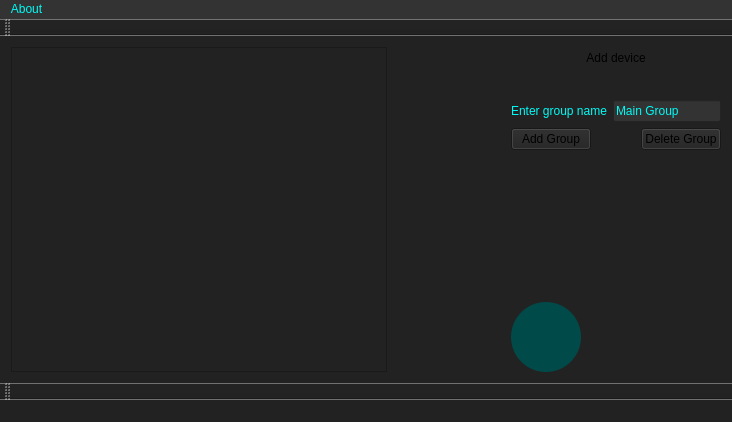
<?xml version="1.0" encoding="UTF-8"?>
<ui version="4.0">
 <class>MainWindow</class>
 <widget class="QMainWindow" name="MainWindow">
  <property name="geometry">
   <rect>
    <x>0</x>
    <y>0</y>
    <width>732</width>
    <height>422</height>
   </rect>
  </property>
  <property name="windowTitle">
   <string>J.A.R.V.I.S.</string>
  </property>
  <property name="styleSheet">
   <string notr="true">background-color: #222;</string>
  </property>
  <widget class="QWidget" name="centralWidget">
   <layout class="QGridLayout" name="gridLayout_2">
    <item row="0" column="5">
     <widget class="QPushButton" name="microphoneButton">
      <property name="maximumSize">
       <size>
        <width>100</width>
        <height>100</height>
       </size>
      </property>
      <property name="styleSheet">
       <string notr="true">border-radius: 50px;</string>
      </property>
      <property name="text">
       <string/>
      </property>
      <property name="icon">
       <iconset resource="res.qrc">
        <normaloff>:/images/microphone.gif</normaloff>:/images/microphone.gif</iconset>
      </property>
      <property name="iconSize">
       <size>
        <width>100</width>
        <height>100</height>
       </size>
      </property>
     </widget>
    </item>
    <item row="0" column="6">
     <spacer name="horizontalSpacer_3">
      <property name="orientation">
       <enum>Qt::Horizontal</enum>
      </property>
      <property name="sizeHint" stdset="0">
       <size>
        <width>40</width>
        <height>20</height>
       </size>
      </property>
     </spacer>
    </item>
    <item row="0" column="4">
     <spacer name="horizontalSpacer_4">
      <property name="orientation">
       <enum>Qt::Horizontal</enum>
      </property>
      <property name="sizeHint" stdset="0">
       <size>
        <width>40</width>
        <height>20</height>
       </size>
      </property>
     </spacer>
    </item>
    <item row="1" column="8" rowspan="3">
     <spacer name="verticalSpacer_3">
      <property name="orientation">
       <enum>Qt::Vertical</enum>
      </property>
      <property name="sizeHint" stdset="0">
       <size>
        <width>20</width>
        <height>40</height>
       </size>
      </property>
     </spacer>
    </item>
    <item row="0" column="8">
     <layout class="QVBoxLayout" name="verticalLayout">
      <item>
       <layout class="QHBoxLayout" name="horizontalLayout"/>
      </item>
      <item>
       <layout class="QHBoxLayout" name="horizontalLayout_2">
        <item>
         <spacer name="horizontalSpacer">
          <property name="orientation">
           <enum>Qt::Horizontal</enum>
          </property>
          <property name="sizeHint" stdset="0">
           <size>
            <width>40</width>
            <height>20</height>
           </size>
          </property>
         </spacer>
        </item>
        <item>
         <widget class="QPushButton" name="addButton">
          <property name="mouseTracking">
           <bool>false</bool>
          </property>
          <property name="statusTip">
           <string/>
          </property>
          <property name="text">
           <string>Add device</string>
          </property>
          <property name="flat">
           <bool>true</bool>
          </property>
         </widget>
        </item>
        <item>
         <spacer name="horizontalSpacer_5">
          <property name="orientation">
           <enum>Qt::Horizontal</enum>
          </property>
          <property name="sizeHint" stdset="0">
           <size>
            <width>40</width>
            <height>20</height>
           </size>
          </property>
         </spacer>
        </item>
       </layout>
      </item>
      <item>
       <layout class="QHBoxLayout" name="horizontalLayout_4">
        <property name="topMargin">
         <number>25</number>
        </property>
        <item>
         <widget class="QLabel" name="label_2">
          <property name="styleSheet">
           <string notr="true">color: #00FBF6;</string>
          </property>
          <property name="text">
           <string>Enter group name</string>
          </property>
         </widget>
        </item>
        <item>
         <widget class="QLineEdit" name="groupNameEdit">
          <property name="sizePolicy">
           <sizepolicy hsizetype="Expanding" vsizetype="Preferred">
            <horstretch>0</horstretch>
            <verstretch>0</verstretch>
           </sizepolicy>
          </property>
          <property name="minimumSize">
           <size>
            <width>100</width>
            <height>0</height>
           </size>
          </property>
          <property name="styleSheet">
           <string notr="true">background-color: #333;
color: #00FBF6;</string>
          </property>
          <property name="text">
           <string>Main Group</string>
          </property>
          <property name="maxLength">
           <number>50</number>
          </property>
          <property name="frame">
           <bool>true</bool>
          </property>
         </widget>
        </item>
       </layout>
      </item>
      <item>
       <layout class="QHBoxLayout" name="horizontalLayout_3">
        <item>
         <widget class="QPushButton" name="addGroup">
          <property name="text">
           <string>Add Group</string>
          </property>
         </widget>
        </item>
        <item>
         <spacer name="horizontalSpacer_2">
          <property name="orientation">
           <enum>Qt::Horizontal</enum>
          </property>
          <property name="sizeHint" stdset="0">
           <size>
            <width>40</width>
            <height>20</height>
           </size>
          </property>
         </spacer>
        </item>
        <item>
         <widget class="QPushButton" name="deleteGroup">
          <property name="text">
           <string>Delete Group</string>
          </property>
         </widget>
        </item>
       </layout>
      </item>
     </layout>
    </item>
    <item row="1" column="5" rowspan="4">
     <spacer name="verticalSpacer">
      <property name="orientation">
       <enum>Qt::Vertical</enum>
      </property>
      <property name="sizeHint" stdset="0">
       <size>
        <width>20</width>
        <height>40</height>
       </size>
      </property>
     </spacer>
    </item>
    <item row="0" column="0" rowspan="5">
     <widget class="QScrollArea" name="scrollArea">
      <property name="sizePolicy">
       <sizepolicy hsizetype="Expanding" vsizetype="MinimumExpanding">
        <horstretch>1</horstretch>
        <verstretch>1</verstretch>
       </sizepolicy>
      </property>
      <property name="minimumSize">
       <size>
        <width>300</width>
        <height>60</height>
       </size>
      </property>
      <property name="maximumSize">
       <size>
        <width>550</width>
        <height>16777215</height>
       </size>
      </property>
      <property name="layoutDirection">
       <enum>Qt::LeftToRight</enum>
      </property>
      <property name="lineWidth">
       <number>1</number>
      </property>
      <property name="verticalScrollBarPolicy">
       <enum>Qt::ScrollBarAsNeeded</enum>
      </property>
      <property name="horizontalScrollBarPolicy">
       <enum>Qt::ScrollBarAsNeeded</enum>
      </property>
      <property name="sizeAdjustPolicy">
       <enum>QAbstractScrollArea::AdjustToContentsOnFirstShow</enum>
      </property>
      <property name="widgetResizable">
       <bool>true</bool>
      </property>
      <property name="alignment">
       <set>Qt::AlignJustify|Qt::AlignTop</set>
      </property>
      <widget class="QWidget" name="scrollAreaWidgetContents">
       <property name="enabled">
        <bool>true</bool>
       </property>
       <property name="geometry">
        <rect>
         <x>0</x>
         <y>0</y>
         <width>298</width>
         <height>327</height>
        </rect>
       </property>
       <property name="sizePolicy">
        <sizepolicy hsizetype="MinimumExpanding" vsizetype="Preferred">
         <horstretch>0</horstretch>
         <verstretch>0</verstretch>
        </sizepolicy>
       </property>
       <property name="maximumSize">
        <size>
         <width>300</width>
         <height>16777215</height>
        </size>
       </property>
       <layout class="QVBoxLayout" name="verticalLayout_2">
        <property name="sizeConstraint">
         <enum>QLayout::SetMaximumSize</enum>
        </property>
        <item>
         <layout class="QVBoxLayout" name="verticalLayoutLeft">
          <property name="sizeConstraint">
           <enum>QLayout::SetMinimumSize</enum>
          </property>
         </layout>
        </item>
        <item>
         <spacer name="verticalSpacer_2">
          <property name="orientation">
           <enum>Qt::Vertical</enum>
          </property>
          <property name="sizeHint" stdset="0">
           <size>
            <width>20</width>
            <height>40</height>
           </size>
          </property>
         </spacer>
        </item>
       </layout>
      </widget>
     </widget>
    </item>
    <item row="4" column="8">
     <widget class="QPushButton" name="toolPushButton">
      <property name="styleSheet">
       <string notr="true">QPushButton {                         
                          text-align: left;
						background-color: #004A49;
                          background-repeat: none; 
						 min-width: 70px; 
                          min-height: 70px;
                          max-width: 70px; 
                          max-height: 70px;
						border: #535353 1px solid;
						border-radius: 35px;
						align: rigth;
                        }
                        QPushButton:hover {
                           background-color: #009E9B;
                        }
</string>
      </property>
      <property name="text">
       <string/>
      </property>
      <property name="checkable">
       <bool>true</bool>
      </property>
      <property name="flat">
       <bool>true</bool>
      </property>
     </widget>
    </item>
   </layout>
  </widget>
  <widget class="QMenuBar" name="menuBar">
   <property name="geometry">
    <rect>
     <x>0</x>
     <y>0</y>
     <width>732</width>
     <height>19</height>
    </rect>
   </property>
   <property name="styleSheet">
    <string notr="true">QMenuBar {
color: #00FBF6;
background-color: #333;
}

QMenuBar:hover {
color: #00FBF6;
background-color: #111;
}</string>
   </property>
   <widget class="QMenu" name="menuAbout">
    <property name="styleSheet">
     <string notr="true">QMenu {
color: #00FBF6;
background-color: #333;
}
QMenu:hover {
color: #00FBF6;
background-color: #111;
}</string>
    </property>
    <property name="title">
     <string>About</string>
    </property>
    <addaction name="actionJ_A_R_V_I_S_project"/>
    <addaction name="actionDevelopers"/>
   </widget>
   <addaction name="menuAbout"/>
  </widget>
  <widget class="QToolBar" name="mainToolBar">
   <attribute name="toolBarArea">
    <enum>BottomToolBarArea</enum>
   </attribute>
   <attribute name="toolBarBreak">
    <bool>false</bool>
   </attribute>
  </widget>
  <widget class="QStatusBar" name="statusBar"/>
  <widget class="QToolBar" name="toolBar">
   <property name="windowTitle">
    <string>toolBar</string>
   </property>
   <attribute name="toolBarArea">
    <enum>TopToolBarArea</enum>
   </attribute>
   <attribute name="toolBarBreak">
    <bool>false</bool>
   </attribute>
  </widget>
  <action name="actionJ_A_R_V_I_S_project">
   <property name="checkable">
    <bool>false</bool>
   </property>
   <property name="text">
    <string>J.A.R.V.I.S project</string>
   </property>
  </action>
  <action name="actionDevelopers">
   <property name="text">
    <string>Developers</string>
   </property>
  </action>
 </widget>
 <layoutdefault spacing="6" margin="11"/>
 <resources>
  <include location="res.qrc"/>
 </resources>
 <connections/>
</ui>
